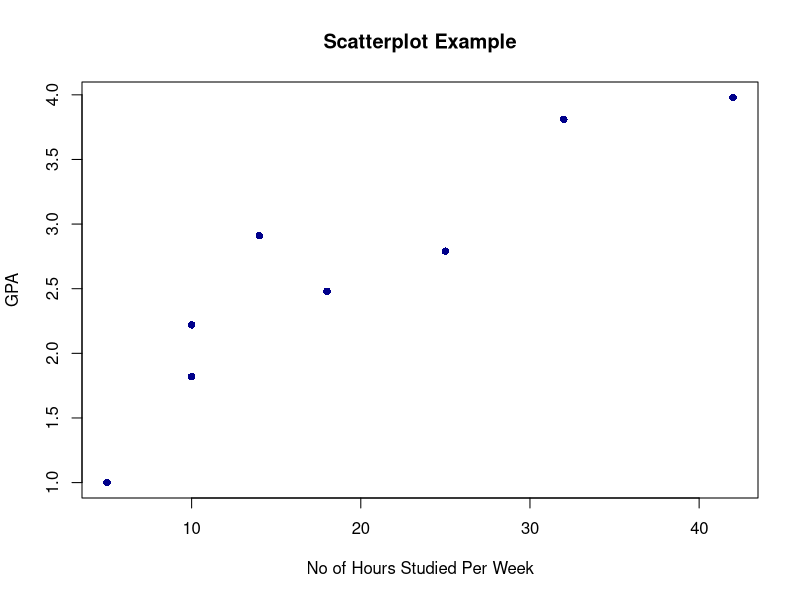

Recreate this plot in R.
#----------------------Explanatory and Response variables-------------------------

#Explanatory Variable(Independant Variable)
#Response Variable(Dependant Variable)

study_hours <- c(14, 42, 10, 32, 5, 10, 25, 18)
study_hours

gpa <- c(2.91, 3.98, 2.22, 3.81, 1.0, 1.82, 2.79, 2.48)
plot(
  study_hours,
  gpa,
  xlab = "No of Hours Studied Per Week",
  ylab = "GPA",
  main = "Scatterplot Example",
  col = "darkblue",
  pch = 16
)

#---------------------Adding Categorical Variables to ScatterPlots-----------------------




#-------------------find correlation coefficient and interpret r--------------------

x <- c(50, 51, 52, 53, 54)
y <- c(3.1, 3.2, 3.3, 3.4, 3.5)
correlation_coefficient <- cor(x,y)
print(correlation_coefficient)